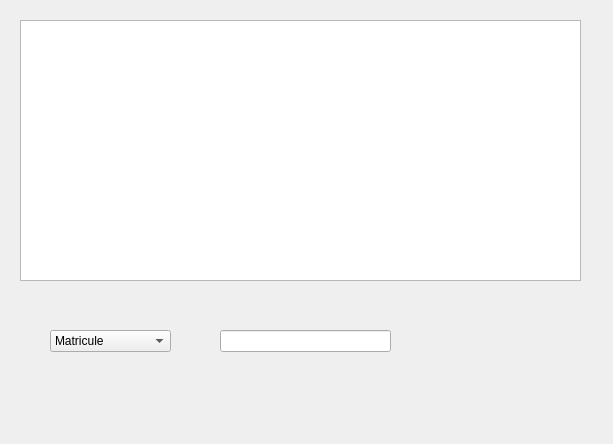
<?xml version="1.0" encoding="UTF-8"?>
<ui version="4.0">
 <class>Rechercher</class>
 <widget class="QDialog" name="Rechercher">
  <property name="geometry">
   <rect>
    <x>0</x>
    <y>0</y>
    <width>613</width>
    <height>444</height>
   </rect>
  </property>
  <property name="windowTitle">
   <string>Rechercher</string>
  </property>
  <widget class="QTableView" name="tableView">
   <property name="geometry">
    <rect>
     <x>20</x>
     <y>20</y>
     <width>561</width>
     <height>261</height>
    </rect>
   </property>
  </widget>
  <widget class="QComboBox" name="comboBox">
   <property name="geometry">
    <rect>
     <x>50</x>
     <y>330</y>
     <width>121</width>
     <height>22</height>
    </rect>
   </property>
   <item>
    <property name="text">
     <string>Matricule</string>
    </property>
   </item>
   <item>
    <property name="text">
     <string>Nom</string>
    </property>
   </item>
   <item>
    <property name="text">
     <string>Prenom</string>
    </property>
   </item>
   <item>
    <property name="text">
     <string>Cin</string>
    </property>
   </item>
   <item>
    <property name="text">
     <string>Telephone</string>
    </property>
   </item>
   <item>
    <property name="text">
     <string>Email</string>
    </property>
   </item>
   <item>
    <property name="text">
     <string>Adresse</string>
    </property>
   </item>
   <item>
    <property name="text">
     <string>Password</string>
    </property>
   </item>
  </widget>
  <widget class="QLineEdit" name="lineEdit">
   <property name="geometry">
    <rect>
     <x>220</x>
     <y>330</y>
     <width>171</width>
     <height>22</height>
    </rect>
   </property>
  </widget>
 </widget>
 <resources/>
 <connections/>
</ui>
